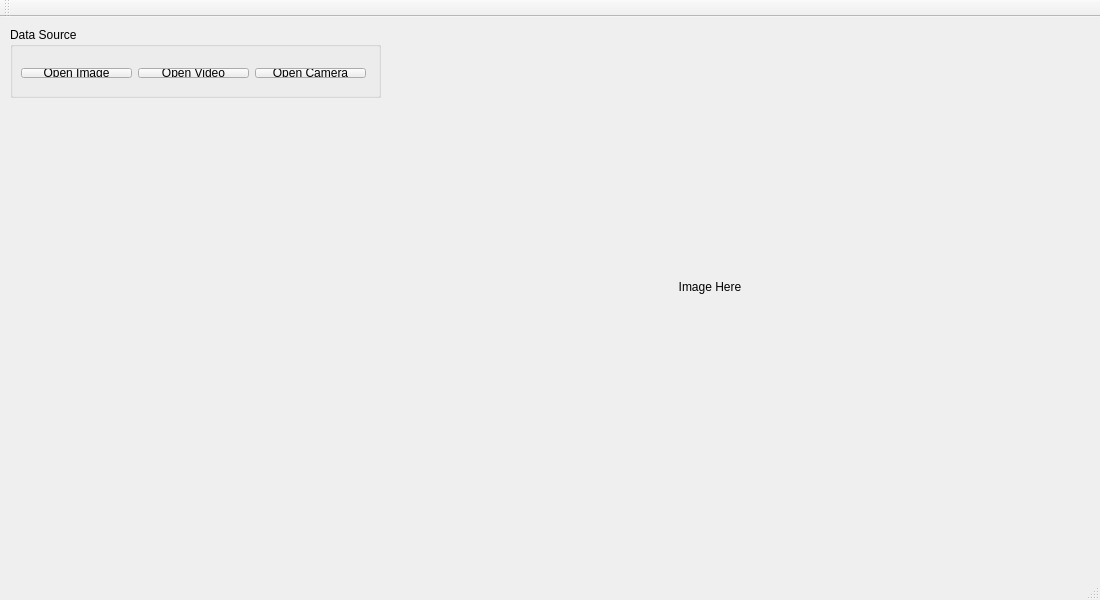
<?xml version="1.0" encoding="UTF-8"?>
<ui version="4.0">
 <class>MainWindow</class>
 <widget class="QMainWindow" name="MainWindow">
  <property name="geometry">
   <rect>
    <x>0</x>
    <y>0</y>
    <width>1100</width>
    <height>600</height>
   </rect>
  </property>
  <property name="windowTitle">
   <string>VP OpenCV Toolbox</string>
  </property>
  <property name="unifiedTitleAndToolBarOnMac">
   <bool>false</bool>
  </property>
  <widget class="QWidget" name="centralWidget">
   <widget class="QGroupBox" name="groupBoxDataSource">
    <property name="geometry">
     <rect>
      <x>10</x>
      <y>10</y>
      <width>371</width>
      <height>71</height>
     </rect>
    </property>
    <property name="title">
     <string>Data Source</string>
    </property>
    <widget class="QWidget" name="">
     <property name="geometry">
      <rect>
       <x>0</x>
       <y>30</y>
       <width>367</width>
       <height>32</height>
      </rect>
     </property>
     <layout class="QHBoxLayout" name="horizontalLayout">
      <item>
       <widget class="QPushButton" name="buttonOpenImage">
        <property name="text">
         <string>Open Image</string>
        </property>
       </widget>
      </item>
      <item>
       <widget class="QPushButton" name="buttonOpenVideo">
        <property name="text">
         <string>Open Video</string>
        </property>
       </widget>
      </item>
      <item>
       <widget class="QPushButton" name="buttonOpenCamera">
        <property name="text">
         <string>Open Camera</string>
        </property>
       </widget>
      </item>
     </layout>
    </widget>
   </widget>
   <widget class="QLabel" name="labelImageOutput">
    <property name="geometry">
     <rect>
      <x>390</x>
      <y>30</y>
      <width>640</width>
      <height>480</height>
     </rect>
    </property>
    <property name="text">
     <string>Image Here</string>
    </property>
    <property name="alignment">
     <set>Qt::AlignCenter</set>
    </property>
   </widget>
  </widget>
  <widget class="QMenuBar" name="menuBar">
   <property name="geometry">
    <rect>
     <x>0</x>
     <y>0</y>
     <width>1100</width>
     <height>22</height>
    </rect>
   </property>
  </widget>
  <widget class="QToolBar" name="mainToolBar">
   <attribute name="toolBarArea">
    <enum>TopToolBarArea</enum>
   </attribute>
   <attribute name="toolBarBreak">
    <bool>false</bool>
   </attribute>
  </widget>
  <widget class="QStatusBar" name="statusBar"/>
 </widget>
 <layoutdefault spacing="6" margin="11"/>
 <resources/>
 <connections/>
</ui>
